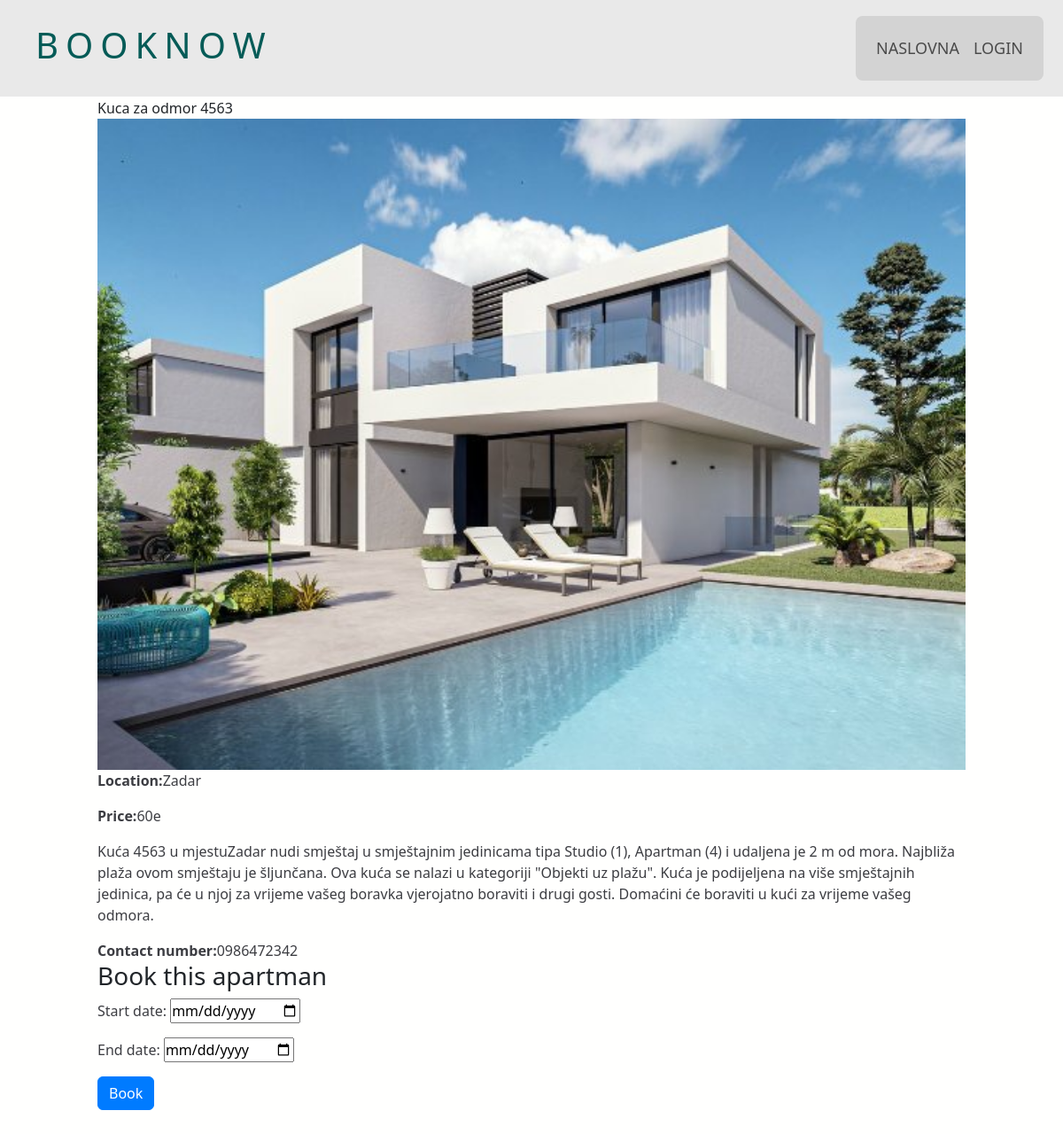
The page /app/apartman/25/ on the database its author committed.
### app/models.py (models this page shows)
class Apartman(models.Model):
    title = models.CharField(max_length=200)
    description = models.TextField()
    location=models.TextField(default="no location")
    price = models.CharField(max_length=15, null=True, blank=True)
    user = models.ForeignKey(User, on_delete=models.CASCADE)
    contact_number = models.CharField(max_length=15, null=True, blank=True)
    apartman_image = models.ImageField(upload_to='apartman_img/', null=True, blank=True)

### app/views.py (the view)
# urls.py: path('apartman/<int:apartman_id>/', views.apartman_detail, name='apartman_detail'),
def apartman_detail(request, apartman_id):
    apartman = get_object_or_404(Apartman, id=apartman_id)
    bookings = Booking.objects.filter(apartman=apartman)
    return render(request, 'app/apartman_detail.html', {'apartman': apartman, 'bookings': bookings, 'form': BookingForm(initial={'apartman': apartman})})

### app/forms.py
class BookingForm(forms.ModelForm):
   class Meta:
        model = Booking
        fields = ['apartman', 'start_date', 'end_date']
        widgets = {
            'start_date': forms.DateInput(attrs={'type': 'date'}),
            'end_date': forms.DateInput(attrs={'type': 'date'}),
            'apartman': forms.HiddenInput()
        }

### app/templates/app/apartman_detail.html (shortened to what this page needs)
{% extends "app/base.html" %}
{% load static %}
{% block content %}
        <div class="card-detail" style="padding: 110px;">
            <div class="card-title-detail">{{ apartman.title }}</div>
            <div class="card-body-detail">
                {% if apartman.apartman_image %}
                <img id="apartmanImage" src="{{ apartman.apartman_image.url }}" class="card-img-top img-fluid" alt="Image" style="cursor: pointer;">
                {% endif %}
                <div class="content-apartman">
                    <p class="card-text"><b>Location:</b>{{ apartman.location }}</p>
                    <p class="card-text"><b>Price:</b>{{ apartman.price }}</p>
                    <p class="card-text2">{{ apartman.description }}</p>
                    <p class="card-text"><b>Contact number:</b>{{ apartman.contact_number }}</p>
                </div>
            </div>
                <div class="calendar">
                    <div class="booking">
                        <h3>Book this apartman</h3>
                        <form id="booking-form" method="post" action="{% url 'app:add_booking' %}">
                            {{ form.as_p }}
                            <button type="submit" class="btn btn-primary">Book</button>
                        </form>
                    </div>
                </div>
</div>
{% endblock %}

### static/app/css/app.css (style rules this page uses)
* { padding: 0; margin: 0; }
body { background-color: #fffffe; }
p { color: #3C3D42; }
.btn-primary { background-color: #007bff; border-color: #007bff; }

### rows shown on the page
Apartman: title "Kuca za odmor 4563", apartman_image (picture), location "Zadar", price "60e", description "Kuća 4563 u mjestuZadar nudi smještaj u smještajnim jedinicama tipa Studio (1), Apartman (4) i udaljena je 2 m od mora. Najbliža plaža ovom smještaju je šljunčana. Ova kuća se nalazi u kategoriji \"Objekti uz plažu\". Kuća je podijeljena na više smještajnih jedinica, pa će u njoj za vrijeme vašeg boravka vjerojatno boraviti i drugi gosti. Domaćini će boraviti u kući za vrijeme vašeg odmora.", contact_number "0986472342"
